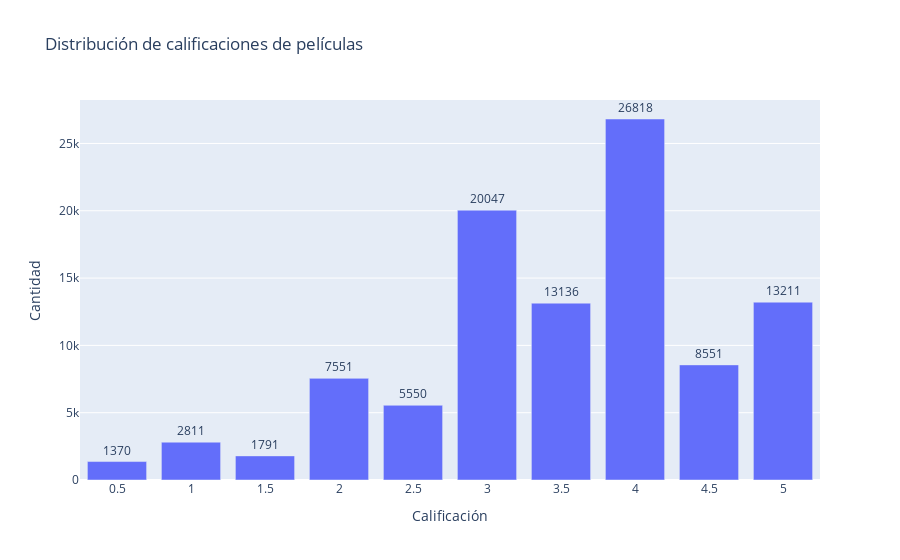

Write notebook code for a chart like this one.
### Markdown cell above
Las peliculas van de un rango de 0-5 en intervalos de 0.5

### Code cell
#Conteo de calificaciones
cr = pd.read_sql("""
    SELECT
        rating,
        COUNT(*) AS conteo
    FROM ratings
    GROUP BY rating
    ORDER BY rating ASC
""", con)

# Gráfico de barras
data = go.Bar(
    x=cr.rating,
    y=cr.conteo,
    text=cr.conteo,
    textposition="outside"
)

layout = go.Layout(
    title="Distribución de calificaciones de películas",
    xaxis={
        'title': 'Calificación',
        'type': 'category',  # Tratar cada valor como categoría
        'categoryorder': 'array',
        'categoryarray': cr.rating.tolist()  # Ordenar según tus datos
    },
    yaxis={'title': 'Cantidad'}
)

go.Figure(data=[data], layout=layout).show()

### Figure 1 — Plotly figure (JSON) as saved in the notebook; plotly's stock layout.template omitted (floating-point values rounded to 4 significant figures)
{"data": [{"text": [1370, 2811, 1791, 7551, 5550, 20047, 13136, 26818, 8551, 13211], "textposition": "outside", "type": "bar", "x": [0.5, 1, 1.5, 2, 2.5, 3, 3.5, 4, 4.5, 5], "y": [1370, 2811, 1791, 7551, 5550, 20047, 13136, 26818, 8551, 13211]}], "layout": {"title": {"text": "Distribución de calificaciones de películas"}, "xaxis": {"categoryarray": [0.5, 1, 1.5, 2, 2.5, 3, 3.5, 4, 4.5, 5], "categoryorder": "array", "title": {"text": "Calificación"}, "type": "category"}, "yaxis": {"title": {"text": "Cantidad"}}}}
